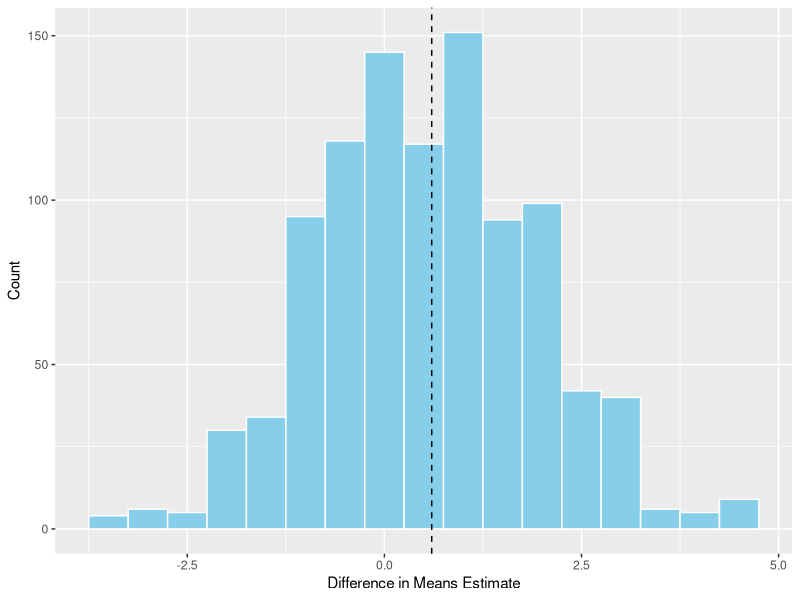

Reproduce this figure in R.
## ---- chunk 1
knitr::opts_chunk$set(echo = TRUE)
knitr::opts_knit$set(results.folding=NULL)
## ---- chunk 2
library(tidyverse)
## ---- chunk 3
# Set a seed for reproducibility
set.seed(123)

# Create vectors of doctor salaries ~ U[160, 260] and banker salaries ~ U[43, 64]
doctor <- runif(1000, 160, 260) 
bankers <- runif(1000, 43, 64)

# Create a tibble of workers
workers <- tibble(
  job = c(rep('doctor', 1000), rep('banker', 1000)),
  salary = c(doctor, bankers),
  id = 1:2000
)
## ---- chunk 4
set.seed(123)

# Draw a sample of 500 bankers to be treated
treated_rows <- sample(1001:2000, size = 500)

# The remaining rows
drop_treats <- workers[-treated_rows,]

# Draw a control sample from the full population (including doctors)
control <- sample_n(drop_treats, size = 500)

# Treatment group
treated <- workers[treated_rows,]
## ---- chunk 5
# Treatment effect: 
#   - If salary < 60, uniform increase between 30-50
#   - If salary >= 60, uniform increase between 0-15
set.seed(123)
treat_eff <- vector()
for(i in 1:nrow(treated)){
  treat_eff <- append(
    treat_eff, 
    unlist(
      ifelse(
        treated[i,'salary'] < 60, 
        treated[i,'salary'] + runif(1, 30, 50), 
        treated[i,'salary'] + runif(1, 0, 15)
      )
    )
  )
}

# Control group salaries remain unchanged
control_sals <- control$salary 

# Combine treatment and control into one experimental dataset
exp_group <- bind_rows(treated, control) 
exp_group$new_sal <- c(treat_eff, control_sals) 
exp_group$treated <- c(rep(1, 500), rep(0, 500)) 
## ---- chunk 6
# Check the composition of our experimental sample
exp_group %>% 
  group_by(job, treated) %>% 
  summarise(n = n())

# Simple difference-in-means (ATE estimate)
t_res <- t.test(new_sal ~ treated, data = exp_group)
ate <- t_res$estimate[2] - t_res$estimate[1]
ate

# Explanation of negative estimated ATE
exp_group %>% 
  group_by(job, treated) %>% 
  summarise(eff_size = mean(new_sal))

exp_group %>% 
  group_by(treated) %>% 
  summarise(eff_size = mean(new_sal))

# Constructing a more appropriate control group (bankers only) for the ATT
control_banker <- workers[-treated_rows,] %>% filter(job == 'banker')
banker_control_sal <- control_banker$salary

exp_group2 <- bind_rows(treated, control_banker)
exp_group2$new_sal <- c(treat_eff, banker_control_sal) 
exp_group2$treated <- c(rep(1, 500), rep(0, 500)) 

t_res2 <- t.test(new_sal ~ treated, data = exp_group2)
att <- t_res2$estimate[2] - t_res2$estimate[1]
att
## ---- chunk 7
po_patients <- tibble(
  patients = c(1:10),
  y_i1 = c(7 , 5, 5, 7, 4, 10, 1, 5, 3, 9), 
  y_i0 = c(1, 6, 1, 8, 2, 1, 10, 6, 7, 8),
  po_diff = y_i1 - y_i0
)

po_patients

# True ATE from potential outcomes
ate <- mean(po_patients$po_diff)
ate
## ---- chunk 8
po_patients2 <- po_patients %>% 
  mutate(
    D = if_else(po_diff >= 0, 1, 0),
    Y = y_i1 * D + y_i0 * (1 - D)
  )

po_patients2

# Compute the actual ATT
att <- po_patients2 %>% 
  filter(D == 1) %>% 
  mutate(tt = Y - y_i0) %>% 
  pull(tt) %>% 
  mean()

att

# Compute the actual ATC
atc <- po_patients2 %>% 
  filter(D == 0) %>% 
  mutate(tt = y_i1 - Y) %>% 
  pull(tt) %>% 
  mean()

atc
## ---- chunk 9
po_patients2 %>% 
  group_by(D) %>% 
  summarise(diff = mean(Y))

diff_means <- po_patients2 %>% 
  group_by(D) %>% 
  summarise(diff = mean(Y)) %>% 
  pull(diff) %>% 
  diff()

diff_means
ate
## ---- chunk 10
# Selection bias
s_bias <- po_patients2 %>% filter(D == 1) %>% pull(y_i0) %>% mean() -
  po_patients2 %>% filter(D == 0) %>% pull(Y) %>% mean() 

# HTE bias
hte <- nrow(po_patients2 %>% filter(D == 0))/nrow(po_patients2) * (att - atc)

ate + s_bias + hte
diff_means
## ---- chunk 11
set.seed(123)
dim_est <- vector()

for(i in 1:1000){
  dim_est <-  append(
    dim_est,
    po_patients %>% 
      mutate(
        D = rbinom(10, 1, .5),
        Y = y_i1 * D + y_i0 * (1 - D)
      ) %>% 
      group_by(D) %>% 
      summarise(dim = mean(Y)) %>% 
      pull(dim) %>% 
      diff()
  )
}

# Average difference-in-means
mean(dim_est)

# Distribution of the estimates
ggplot(tibble(d = dim_est), aes(x = d)) + 
  geom_histogram(binwidth = 0.5, fill="skyblue", color="white") + 
  geom_vline(xintercept = ate, linetype = 'dashed') + 
  labs(x = 'Difference in Means Estimate', y = 'Count')

# 95% quantiles
quantile(dim_est, c(.025, .975))
## ---- chunk 12
set.seed(123)
po_patients_big <- tibble(
  patients = c(1:1000),
  y_i1 = rnorm(1000, .6, .5), # Treatment ~ N(0.6, 0.5^2)
  y_i0 = rnorm(1000, 0, .5),  # Control   ~ N(0,   0.5^2)
  po_diff = y_i1 - y_i0
) %>% 
  mutate(
    D = rbinom(1000, 1, .5),
    Y = y_i1 * D + y_i0 * (1 - D)
  )

# True ATE from potential outcomes
ate_big <- mean(po_patients_big$po_diff)
ate_big

# ATT and ATC (should be close to ATE in large random sample)
big_att <- po_patients_big %>% 
  filter(D == 1) %>% 
  mutate(tt = Y - y_i0) %>% 
  pull(tt) %>% 
  mean()

big_att

big_atc <- po_patients_big %>% 
  filter(D == 0) %>% 
  mutate(tt = y_i1 - Y) %>% 
  pull(tt) %>% 
  mean()

big_atc

# Observed difference in means
big_diff_means <- po_patients_big %>% 
  group_by(D) %>% 
  summarise(diff = mean(Y)) %>% 
  pull(diff) %>% 
  diff()

big_diff_means

# Check selection and HTE biases
s_bias_big <- po_patients_big %>% filter(D == 1) %>% pull(y_i0) %>% mean() -
  po_patients_big %>% filter(D == 0) %>% pull(Y) %>% mean() 

hte_big <- nrow(po_patients_big %>% filter(D == 0))/nrow(po_patients_big) * (big_att - big_atc)

ate_big + s_bias_big + hte_big
big_diff_means
